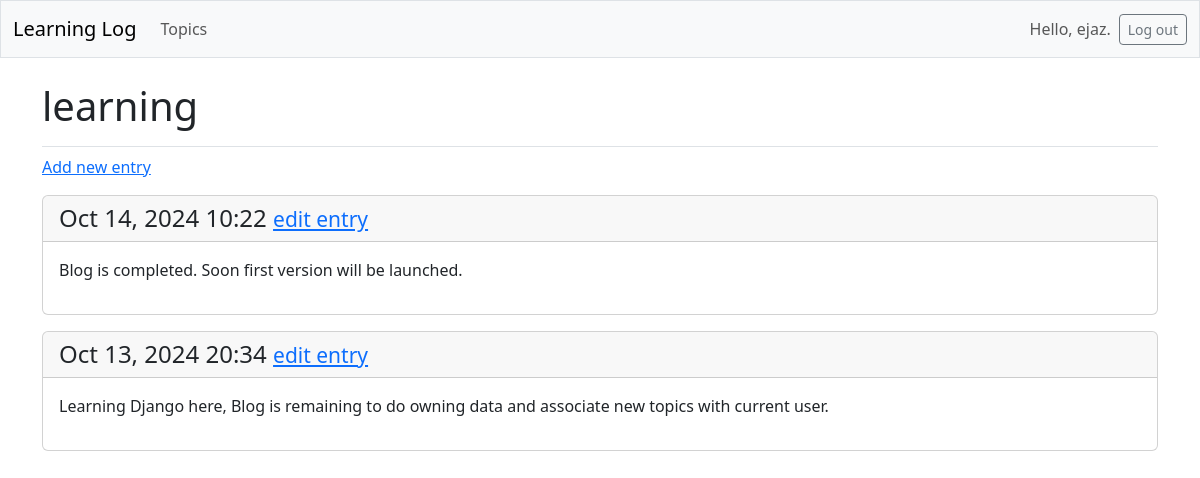
Page /topics/7/ (signed in) on the committed database.
### Learning_logs/models.py (models this page shows, shortened)
class topic_ofinterest(models.Model):
    text=models.CharField(max_length=200)
    date_modified=models.DateTimeField(auto_now_add=True)
    owner=models.ForeignKey(User, on_delete=models.CASCADE) #So user own their data.

class Entry(models.Model):  # models.Model means this particular class inherits the django basic model class.
    topic=models.ForeignKey(topic_ofinterest,on_delete=models.CASCADE)
    text=models.TextField()
    date_added=models.DateTimeField(auto_now_add=True)
    class Meta:
        verbose_name_plural='entries'

### Learning_logs/views.py (the view)
# urls.py: path('topics/<int:topic_id_from_url>/',views.topic, name='topic'),
@login_required # TO make it work add login_url in settings
def topic(request,topic_id_from_url):
    topic=topic_ofinterest.objects.get(id=topic_id_from_url)
    if topic.owner != request.user:
        raise Http404
    entries=topic.entry_set.order_by('-date_added')# minus sign display the most recent entries first.
    context={'topic': topic, 'entries':entries}
    return render(request,'Learning_logs/topic.html',context)

### Learning_logs/templates/Learning_logs/topic.html (shortened to what this page needs)
{%extends 'Learning_logs/base.html'%}
{% block page_header %}
  <h1>{{ topic.text }}</h1>
{% endblock page_header %}
{%block content%}
<p>
    <a href="{% url 'Learning_logs:new_entry' topic.id %}">Add new entry</a>
</p>
    {%for x in entries%}
    <div class="card mb-3">
         <h4 class="card-header">
          {{ x.date_added|date:'M d, Y H:i' }}
           <small><a href="{% url 'Learning_logs:edit_entry' x.id %}">
            edit entry</a></small>
        </h4>
         <div class="card-body">{{ x.text|linebreaks }}</div>
      </div>
    {%empty%}
    <li>There are no entries for this topic yet.</li>
    {%endfor%}
{%endblock content%}

### Learning_logs/templates/Learning_logs/base.html (shortened to what this page needs)
<!doctype html>
<html lang="en">
<head>
    {% load django_bootstrap5 %}
    {% bootstrap_css %}
</head>
<body>
    <nav class="navbar navbar-expand-md navbar-light bg-light mb-4 border">
        <div class="container-fluid">
            <a class="navbar-brand" href="{% url 'Learning_logs:indexx' %}">
                Learning Log</a>
            <div class="collapse navbar-collapse" id="navbarCollapse">
                <ul class="navbar-nav me-auto mb-2 mb-md-0">
                    <li class="nav-item">
                        <a class="nav-link" href="{% url 'Learning_logs:topics' %}">
                            Topics</a>
                    </li>
                </ul>
                    <ul class="navbar-nav ms-auto mb-2 mb-md-0">
                        {% if user.is_authenticated %}
                        <li class="nav-item">
                            <span class="navbar-text me-2">Hello, {{ user.username }}.
                            </span></li>
                    {% endif %}
                    </ul>
                    {% if user.is_authenticated %}
                    <form action="{% url 'accounts:logout' %}" method='post'>
                        <button name='submit' class='btn btn-outline-secondary btn-sm'>
                        Log out</button>
                    </form>
                {% endif %}
            </div>
        </div>
    </nav>
    <main class="container">
        <div class="pb-2 mb-2 border-bottom">
             {% block page_header %}{% endblock page_header %}
        </div>
        <div>
            {% block content %}{% endblock content %}
        </div>
</main>
</body>
</html>

### rows in the picture
topic_ofinterest: text "learning"
Entry: date_added "Oct 14, 2024 10:22", text "Blog is completed. Soon first version will be launched."
Entry: date_added "Oct 13, 2024 20:34", text "Learning Django here, Blog is remaining to do owning data and associate new topics with current user."

### other values in the picture
{{ user.username }} "ejaz"
